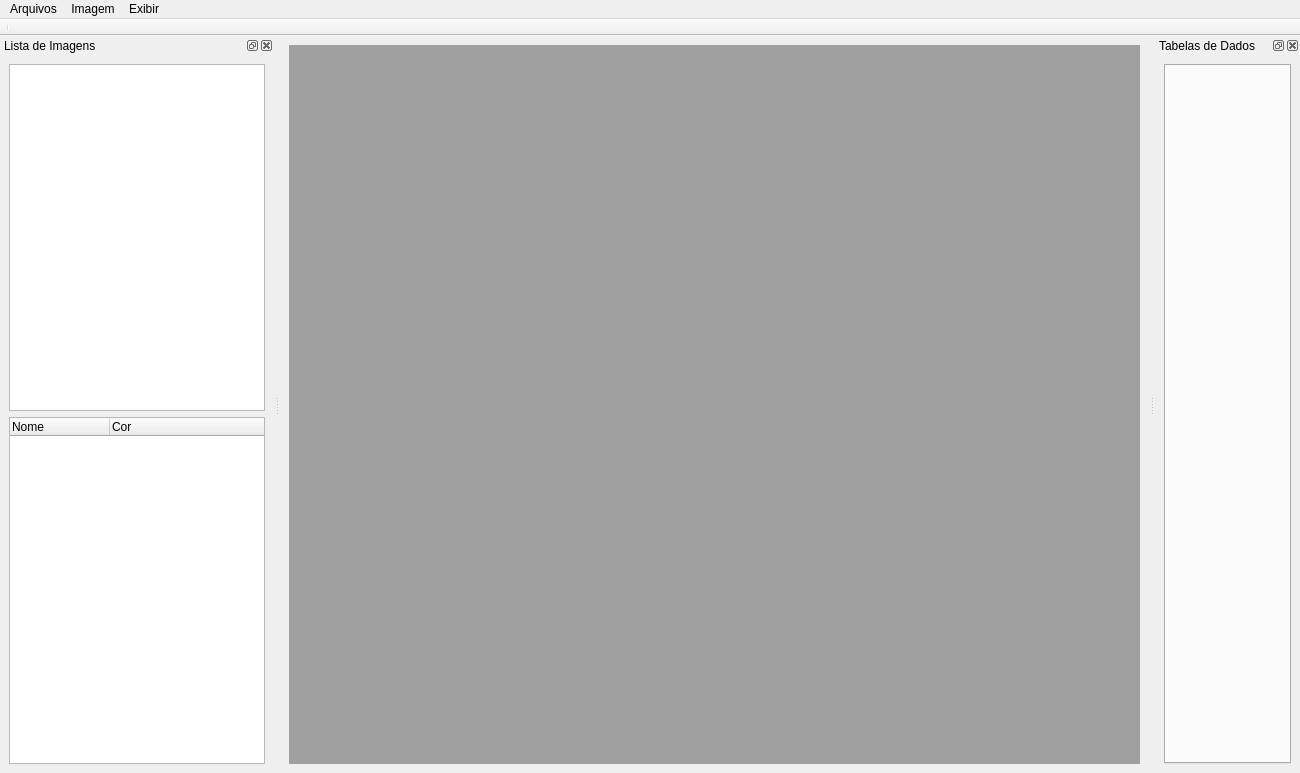
<?xml version="1.0" encoding="UTF-8"?>
<ui version="4.0">
 <class>RockImageUI::RockImageUI</class>
 <widget class="QMainWindow" name="RockImageUI::RockImageUI">
  <property name="geometry">
   <rect>
    <x>0</x>
    <y>0</y>
    <width>1300</width>
    <height>773</height>
   </rect>
  </property>
  <property name="windowTitle">
   <string>RockImage</string>
  </property>
  <property name="dockNestingEnabled">
   <bool>false</bool>
  </property>
  <property name="dockOptions">
   <set>QMainWindow::AllowTabbedDocks|QMainWindow::AnimatedDocks</set>
  </property>
  <widget class="QWidget" name="centralwidget">
   <layout class="QGridLayout" name="gridLayout_2">
    <item row="0" column="1">
     <widget class="QMdiArea" name="openImagesArea">
      <property name="sizePolicy">
       <sizepolicy hsizetype="Expanding" vsizetype="Expanding">
        <horstretch>3</horstretch>
        <verstretch>2</verstretch>
       </sizepolicy>
      </property>
     </widget>
    </item>
   </layout>
  </widget>
  <widget class="QMenuBar" name="menubar">
   <property name="geometry">
    <rect>
     <x>0</x>
     <y>0</y>
     <width>1300</width>
     <height>28</height>
    </rect>
   </property>
   <widget class="QMenu" name="fileMenu">
    <property name="title">
     <string>Arquivos</string>
    </property>
    <addaction name="openImageAction"/>
    <addaction name="saveDataAction"/>
    <addaction name="cleanTableAction"/>
    <addaction name="exitAction"/>
   </widget>
   <widget class="QMenu" name="imageMenu">
    <property name="title">
     <string>Imagem</string>
    </property>
    <widget class="QMenu" name="menuPincel">
     <property name="title">
      <string>Pincel</string>
     </property>
     <addaction name="increaseWidthAction"/>
     <addaction name="decreaseWidthAction"/>
     <addaction name="chooseColorAction"/>
    </widget>
    <addaction name="applyBinarizationAction"/>
    <addaction name="addLayerAction"/>
    <addaction name="removeLayerAction"/>
    <addaction name="menuPincel"/>
   </widget>
   <widget class="QMenu" name="showDockMenu">
    <property name="title">
     <string>Exibir</string>
    </property>
   </widget>
   <addaction name="fileMenu"/>
   <addaction name="imageMenu"/>
   <addaction name="showDockMenu"/>
  </widget>
  <widget class="QToolBar" name="toolBar">
   <property name="windowTitle">
    <string>toolBar</string>
   </property>
   <property name="movable">
    <bool>false</bool>
   </property>
   <property name="floatable">
    <bool>false</bool>
   </property>
   <attribute name="toolBarArea">
    <enum>TopToolBarArea</enum>
   </attribute>
   <attribute name="toolBarBreak">
    <bool>false</bool>
   </attribute>
   <addaction name="separator"/>
  </widget>
  <widget class="QDockWidget" name="imagesListDockWidget">
   <property name="floating">
    <bool>false</bool>
   </property>
   <property name="allowedAreas">
    <set>Qt::AllDockWidgetAreas</set>
   </property>
   <property name="windowTitle">
    <string>Lista de Imagens</string>
   </property>
   <attribute name="dockWidgetArea">
    <number>1</number>
   </attribute>
   <widget class="QWidget" name="imagesListDockWidgetContent">
    <layout class="QGridLayout" name="gridLayout_4">
     <item row="0" column="0">
      <widget class="QListWidget" name="imagesList"/>
     </item>
     <item row="2" column="0">
      <widget class="QTreeWidget" name="imageTree">
       <column>
        <property name="text">
         <string>Nome</string>
        </property>
       </column>
       <column>
        <property name="text">
         <string>Cor</string>
        </property>
       </column>
      </widget>
     </item>
    </layout>
   </widget>
  </widget>
  <widget class="QDockWidget" name="tableTabDockWidget">
   <property name="windowTitle">
    <string>Tabelas de Dados</string>
   </property>
   <attribute name="dockWidgetArea">
    <number>2</number>
   </attribute>
   <widget class="QWidget" name="tableTabDockWidgetContent">
    <layout class="QGridLayout" name="gridLayout_5">
     <item row="0" column="0">
      <widget class="QTabWidget" name="dataTablesTab">
       <property name="sizePolicy">
        <sizepolicy hsizetype="Expanding" vsizetype="Expanding">
         <horstretch>0</horstretch>
         <verstretch>1</verstretch>
        </sizepolicy>
       </property>
       <property name="tabsClosable">
        <bool>true</bool>
       </property>
      </widget>
     </item>
    </layout>
   </widget>
  </widget>
  <action name="openImageAction">
   <property name="text">
    <string>Abrir Imagem</string>
   </property>
   <property name="shortcut">
    <string>Ctrl+O</string>
   </property>
  </action>
  <action name="saveDataAction">
   <property name="text">
    <string>Salvar Dados da Tabela</string>
   </property>
   <property name="shortcut">
    <string>Ctrl+S</string>
   </property>
  </action>
  <action name="cleanTableAction">
   <property name="text">
    <string>Limpar Tabela</string>
   </property>
   <property name="shortcut">
    <string>Ctrl+L</string>
   </property>
  </action>
  <action name="exitAction">
   <property name="text">
    <string>Sair</string>
   </property>
   <property name="shortcut">
    <string>Ctrl+Q</string>
   </property>
  </action>
  <action name="applyBinarizationAction">
   <property name="text">
    <string>Aplicar Binarização</string>
   </property>
   <property name="shortcut">
    <string>Ctrl+B</string>
   </property>
  </action>
  <action name="collectDataAction">
   <property name="icon">
    <iconset>
     <normaloff>:/icons/plus.png</normaloff>:/icons/plus.png</iconset>
   </property>
   <property name="text">
    <string>Coletar Dados</string>
   </property>
   <property name="toolTip">
    <string>Envia dados coletados para a tabela</string>
   </property>
   <property name="shortcut">
    <string>Ctrl+J</string>
   </property>
  </action>
  <action name="changeLabelAction">
   <property name="checkable">
    <bool>true</bool>
   </property>
   <property name="text">
    <string>Alterar Label</string>
   </property>
   <property name="toolTip">
    <string>Altera a currentLayer atribuida ao dado coletado</string>
   </property>
   <property name="shortcut">
    <string>Ctrl+;</string>
   </property>
  </action>
  <action name="zoomInAction">
   <property name="text">
    <string>Aproximar</string>
   </property>
   <property name="toolTip">
    <string>Aproximar</string>
   </property>
   <property name="shortcut">
    <string>Ctrl+=</string>
   </property>
  </action>
  <action name="zoomOutAction">
   <property name="text">
    <string>Afastar</string>
   </property>
   <property name="toolTip">
    <string>Afastar</string>
   </property>
   <property name="shortcut">
    <string>Ctrl+-</string>
   </property>
  </action>
  <action name="closeAllAction">
   <property name="text">
    <string>Fechar Todas Janelas</string>
   </property>
   <property name="toolTip">
    <string>Fecha todas as janelas na área de trabalho</string>
   </property>
   <property name="shortcut">
    <string>Ctrl+X</string>
   </property>
  </action>
  <action name="showDataTableAction">
   <property name="checkable">
    <bool>true</bool>
   </property>
   <property name="checked">
    <bool>false</bool>
   </property>
   <property name="text">
    <string>Tabela de Dados</string>
   </property>
  </action>
  <action name="showImageListAction">
   <property name="checkable">
    <bool>true</bool>
   </property>
   <property name="checked">
    <bool>false</bool>
   </property>
   <property name="text">
    <string>Lista de Imagens</string>
   </property>
  </action>
  <action name="addLayerAction">
   <property name="text">
    <string>Adicionar Camada</string>
   </property>
  </action>
  <action name="removeLayerAction">
   <property name="text">
    <string>Remover Camanda</string>
   </property>
  </action>
  <action name="increaseWidthAction">
   <property name="text">
    <string>Aumentar Largura</string>
   </property>
   <property name="shortcut">
    <string>Ctrl+[</string>
   </property>
  </action>
  <action name="decreaseWidthAction">
   <property name="text">
    <string>Diminuir Largura</string>
   </property>
   <property name="shortcut">
    <string>Ctrl+]</string>
   </property>
  </action>
  <action name="chooseColorAction">
   <property name="text">
    <string>Escolher Color</string>
   </property>
  </action>
  <zorder>tableTabDockWidget</zorder>
  <zorder>imagesListDockWidget</zorder>
 </widget>
 <resources/>
 <connections/>
</ui>
